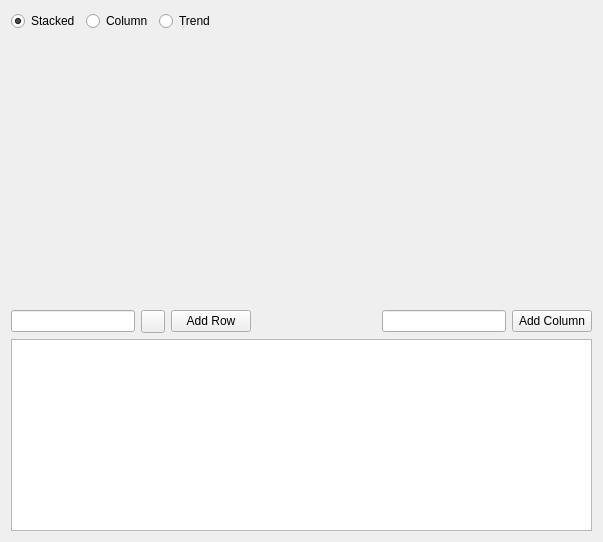
<?xml version="1.0" encoding="UTF-8"?>
<ui version="4.0">
 <class>MainWidget</class>
 <widget class="QWidget" name="MainWidget">
  <property name="geometry">
   <rect>
    <x>0</x>
    <y>0</y>
    <width>603</width>
    <height>542</height>
   </rect>
  </property>
  <property name="windowTitle">
   <string>MainWidget</string>
  </property>
  <layout class="QVBoxLayout" name="verticalLayout">
   <item>
    <layout class="QHBoxLayout" name="horizontalLayout_2">
     <item>
      <widget class="QRadioButton" name="StackedButton">
       <property name="text">
        <string>Stacked</string>
       </property>
       <property name="checked">
        <bool>true</bool>
       </property>
      </widget>
     </item>
     <item>
      <widget class="QRadioButton" name="NearButton">
       <property name="text">
        <string>Column</string>
       </property>
      </widget>
     </item>
     <item>
      <widget class="QRadioButton" name="TrendButton">
       <property name="text">
        <string>Trend</string>
       </property>
      </widget>
     </item>
     <item>
      <spacer name="horizontalSpacer_2">
       <property name="orientation">
        <enum>Qt::Horizontal</enum>
       </property>
       <property name="sizeHint" stdset="0">
        <size>
         <width>40</width>
         <height>20</height>
        </size>
       </property>
      </spacer>
     </item>
    </layout>
   </item>
   <item>
    <layout class="QHBoxLayout" name="horizontalLayout_3">
     <item>
      <widget class="QSint::BarChartPlotter" name="BarPlot" native="true">
       <property name="sizePolicy">
        <sizepolicy hsizetype="MinimumExpanding" vsizetype="Expanding">
         <horstretch>0</horstretch>
         <verstretch>0</verstretch>
        </sizepolicy>
       </property>
      </widget>
     </item>
     <item>
      <widget class="QSint::PieChart" name="PieChart" native="true">
       <property name="sizePolicy">
        <sizepolicy hsizetype="Expanding" vsizetype="Expanding">
         <horstretch>0</horstretch>
         <verstretch>0</verstretch>
        </sizepolicy>
       </property>
      </widget>
     </item>
    </layout>
   </item>
   <item>
    <layout class="QHBoxLayout" name="horizontalLayout">
     <item>
      <widget class="QLineEdit" name="ChannelName"/>
     </item>
     <item>
      <widget class="QSint::ColorButton" name="ChannelColorButton"/>
     </item>
     <item>
      <widget class="QPushButton" name="AddRowButton">
       <property name="text">
        <string>Add Row</string>
       </property>
      </widget>
     </item>
     <item>
      <spacer name="horizontalSpacer">
       <property name="orientation">
        <enum>Qt::Horizontal</enum>
       </property>
       <property name="sizeHint" stdset="0">
        <size>
         <width>40</width>
         <height>20</height>
        </size>
       </property>
      </spacer>
     </item>
     <item>
      <widget class="QLineEdit" name="ColumnName"/>
     </item>
     <item>
      <widget class="QPushButton" name="AddColumnButton">
       <property name="text">
        <string>Add Column</string>
       </property>
      </widget>
     </item>
    </layout>
   </item>
   <item>
    <widget class="QTableView" name="TableWidget">
     <property name="sizePolicy">
      <sizepolicy hsizetype="Expanding" vsizetype="Preferred">
       <horstretch>0</horstretch>
       <verstretch>0</verstretch>
      </sizepolicy>
     </property>
    </widget>
   </item>
  </layout>
 </widget>
 <layoutdefault spacing="6" margin="11"/>
 <customwidgets>
  <customwidget>
   <class>QSint::BarChartPlotter</class>
   <extends>QWidget</extends>
   <header location="global">QSintCharts</header>
   <container>1</container>
  </customwidget>
  <customwidget>
   <class>QSint::ColorButton</class>
   <extends>QToolButton</extends>
   <header>QSint</header>
  </customwidget>
  <customwidget>
   <class>QSint::PieChart</class>
   <extends>QWidget</extends>
   <header location="global">QSintCharts</header>
   <container>1</container>
  </customwidget>
 </customwidgets>
 <resources/>
 <connections/>
</ui>
